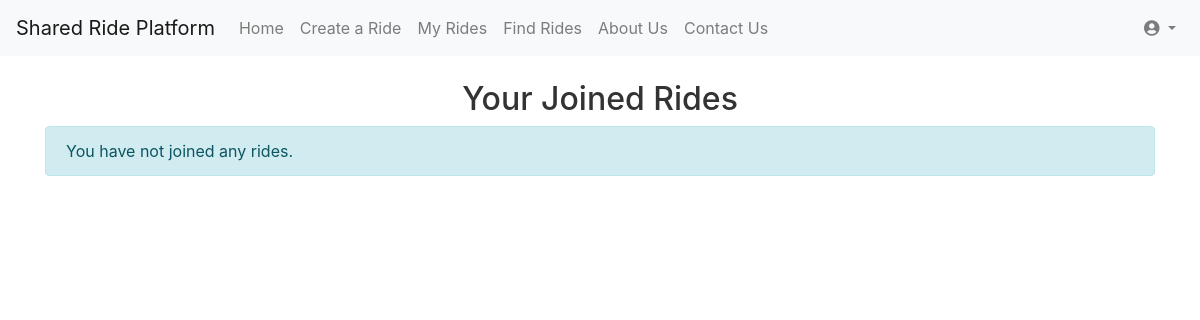
The page /joined_rides (signed in) on the database as committed earlier.
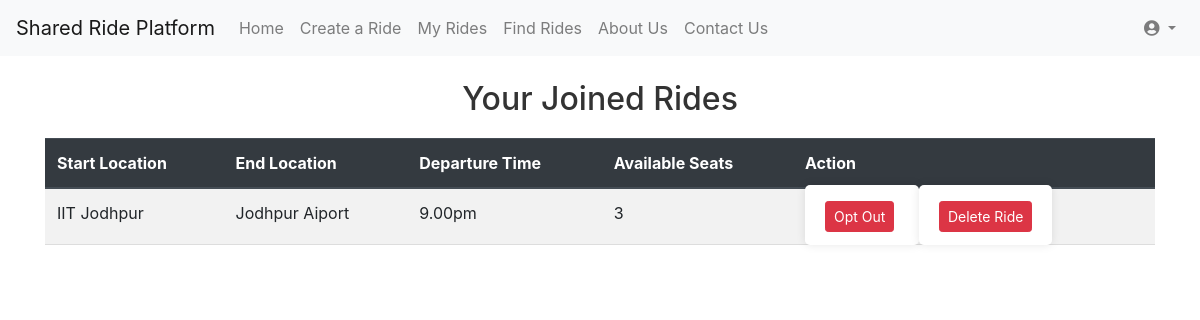
The same page on the database as committed later.
### models.py (models this page shows)
class Ride(db.Model):
    id = db.Column(db.Integer, primary_key=True)
    start_location = db.Column(db.String(255), nullable=False)
    end_location = db.Column(db.String(255), nullable=False)
    meetup_point = db.Column(db.String(255), nullable=False)
    departure_time = db.Column(db.String(20), nullable=False)
    available_seats = db.Column(db.Integer, nullable=False)
    cost_per_head = db.Column(db.Float, nullable=False)
    gender_preference = db.Column(db.String(10), nullable=False)  # 'male', 'female', 'co-ed'
    author_id = db.Column(db.Integer, db.ForeignKey('user.id'), nullable=False)  # Ensure 'user.id' matches the User model

### routes.py (the view)
@app.route('/joined_rides')
@login_required
def joined_rides():
    joined_rides = current_user.rides_joined
    created_rides = current_user.ride_posts
    if not joined_rides and not created_rides:
        return render_template('joined_rides.html', joined_rides=[], created_rides=[], show_buttons=True)
    return render_template('joined_rides.html', joined_rides=joined_rides, created_rides=created_rides, show_buttons=False)

### app.py (called while the page is built)
@app.before_request
def create_tables():
    from models import User, Ride  # Import here to avoid circular import
    db.create_all()  # Create tables when the app first runs

### routes.py (called while the page is built)
@login_manager.user_loader
def load_user(user_id):
    return User.query.get(int(user_id))

### templates/joined_rides.html (shortened to what this page needs)
{% extends 'base.html' %}
{% block head %}
<link rel="stylesheet" href="https://maxcdn.bootstrapcdn.com/bootstrap/4.5.2/css/bootstrap.min.css">
{% endblock %}
{% block body %}
<div class="container mt-4">
    <h2>Your Joined Rides</h2>
    {% if joined_rides %}
        <table class="table table-striped">
            <thead class="thead-dark">
                <tr>
                    <th>Start Location</th>
                    <th>End Location</th>
                    <th>Departure Time</th>
                    <th>Available Seats</th>
                    <th>Action</th>
                </tr>
            </thead>
            <tbody>
                {% for ride in joined_rides %}
                <tr>
                    <td>{{ ride.start_location }}</td>
                    <td>{{ ride.end_location }}</td>
                    <td>{{ ride.departure_time }}</td>
                    <td>{{ ride.available_seats }}</td>
                    <td>
                        <form action="{{ url_for('opt_out', ride_id=ride.id) }}" method="POST" style="display:inline;">
                            <button type="submit" class="btn btn-danger btn-sm">Opt Out</button>
                        </form>
                        <form action="{{ url_for('delete_ride', ride_id=ride.id) }}" method="POST" style="display:inline;">
                            <button type="submit" class="btn btn-danger btn-sm">Delete Ride</button>
                        </form>
                    </td>
                </tr>
                {% endfor %}
            </tbody>
        </table>
    {% else %}
        <div class="alert alert-info">You have not joined any rides.</div>
    {% endif %}
</div>
{% endblock %}

Rows that differ between the two databases and show on the page:
added Ride: start_location "IIT Jodhpur", end_location "Jodhpur Aiport", departure_time "9.00pm", available_seats "3"
Other text that changed with them:
text no longer shown: "You have not joined any rides."
text now shown: "Start Location End Location Departure Time Available Seats Action"
